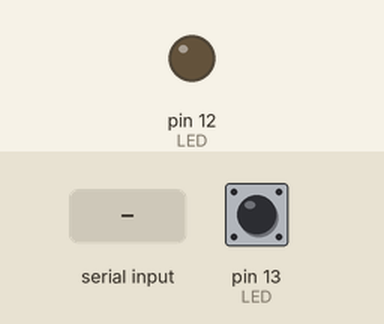
Bench run of a sketch on a simulated Arduino Uno, built with avr-gcc and run on an emulated ATmega328P. Parts: output pins drawn as LEDs (lit = HIGH). The test bench sets the inputs (shaded band); at power-on: pin 13 (LED) HIGH. What the sketch prints to the serial monitor is not drawn.

Above: at 1.2 s.
1.3 s: "1" received over Serial
At 2.0 s:
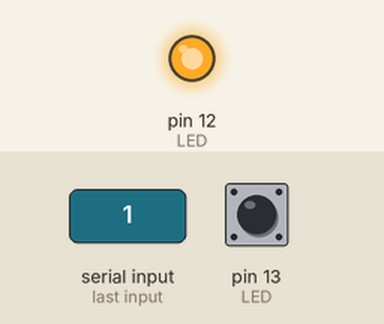
2.8 s: "0" received over Serial
At 3.1 s:
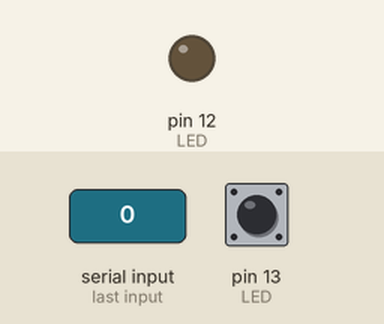
Timing chart, 0 to 5.8 s (numbered marks = the images above; inputs shaded):
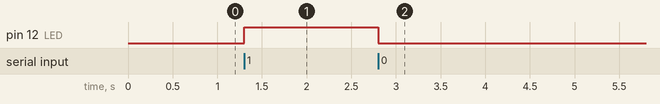

The sketch:

CollisionReact.ino
```cpp
void setup()
{
  Serial.begin(19200); // initialize the serial port
  Serial.print("\n Starting Spiderbot v1.1 \n");
  Serial.flush();

  pinMode(12, OUTPUT); // LED

  // initialize timer1
  noInterrupts();           // disable all interrupts
  TCCR1A = 0;
  TCCR1B = 0;
  TCNT1  = 0;

  OCR1A = 31250;            // compare match register 16MHz/256/2Hz
  TCCR1B |= (1 << WGM12);   // CTC mode
  TCCR1B |= (1 << CS12);    // 256 prescaler
  TIMSK1 |= (1 << OCIE1A);  // enable timer compare interrupt
  interrupts();             // enable all interrupts
}

ISR(TIMER1_COMPA_vect)          // timer compare interrupt service routine
{
  digitalWrite(13, digitalRead(13) ^ 1);   // toggle LED pin
}

void loop()
{
  char reading; //declare variable
  reading = 0x0; //initialize as null
  //if data available, take in char
  if(Serial.available())
  {
      reading = Serial.read();
  }

  //if char read = '1' turn on pin, else turn off pin
  if( reading == '1')
  {
      digitalWrite(12, HIGH);

  }
  else if(reading == '0')
  {
    digitalWrite(12,LOW);
  }
}
```

Measured:
- after the input at 1.3 s, pin 12 (LED): LOW → HIGH at once
- after the input at 2.8 s, pin 12 (LED): HIGH → LOW at once
